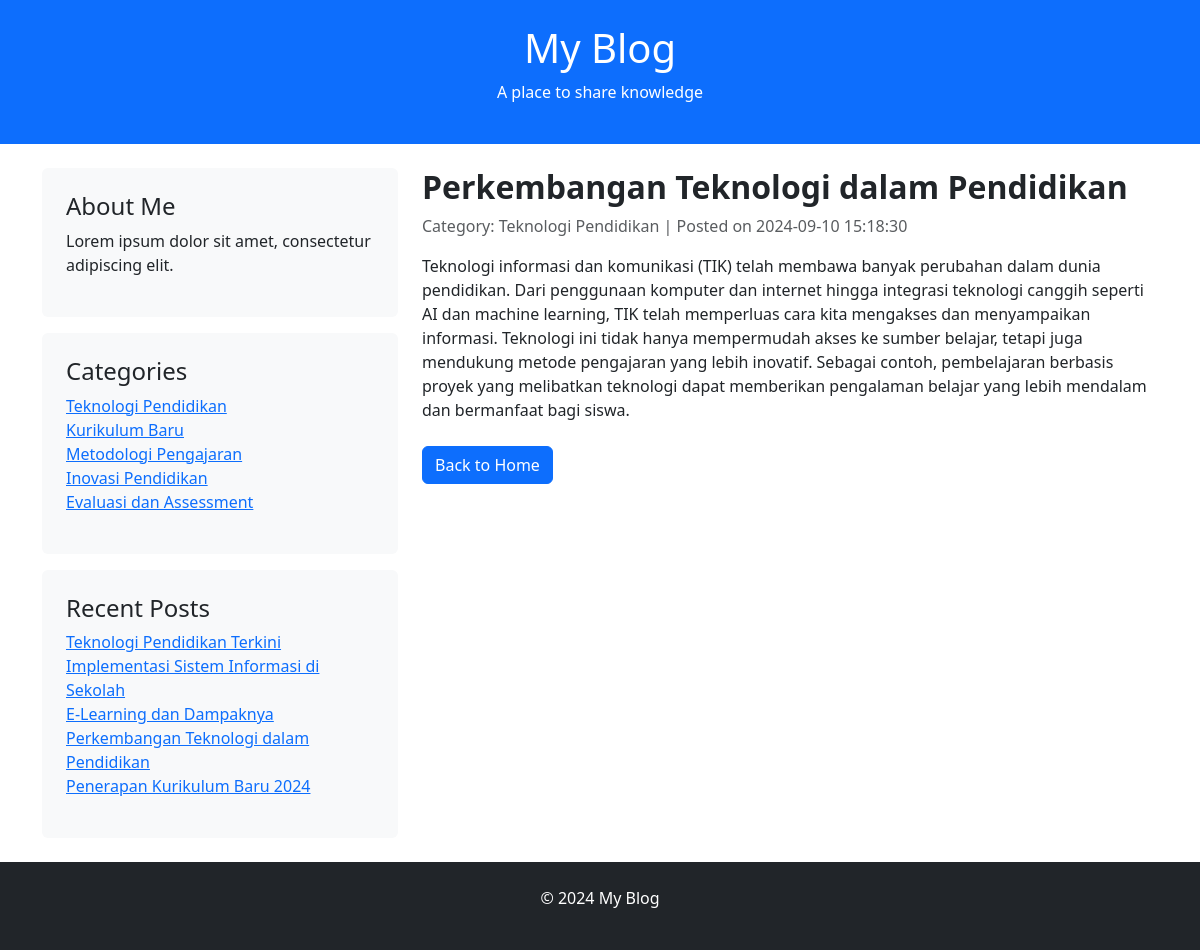
The app's page /post.php?id=4 with its own data.
### tables this page shows
CREATE TABLE `settings` (
  `id` int(11) NOT NULL,
  `title` varchar(100) DEFAULT NULL,
  `slogan` varchar(255) DEFAULT NULL,
  `footer` text DEFAULT NULL
);

CREATE TABLE `categories` (
  `id` int(11) NOT NULL,
  `name` varchar(100) DEFAULT NULL
);

CREATE TABLE `posts` (
  `id` int(11) NOT NULL,
  `title` varchar(255) DEFAULT NULL,
  `content` text DEFAULT NULL,
  `category_id` int(11) DEFAULT NULL,
  `created_at` timestamp NOT NULL DEFAULT current_timestamp()
);

### post.php (the view, shortened to what this page needs)
<?php
include 'db.php';
if (isset($_GET['id'])) {
    $post_id = $_GET['id'];
    $postQuery = "SELECT posts.*, categories.name AS category_name
                  FROM posts
                  JOIN categories ON posts.category_id = categories.id
                  WHERE posts.id = $post_id";
    $postResult = mysqli_query($conn, $postQuery);
    if (mysqli_num_rows($postResult) > 0) {
        $post = mysqli_fetch_assoc($postResult);
    } else {
        echo "Post not found!";
        exit;
    }
} else {
    echo "No post ID provided!";
    exit;
}
?>
<!DOCTYPE html>
<html lang="en">
<head>
    <link href="https://cdn.jsdelivr.net/npm/bootstrap@5.3.0-alpha1/dist/css/bootstrap.min.css" rel="stylesheet">
</head>
<body>
    <header class="bg-primary text-white text-center py-4">
        <?php
        $settingsQuery = "SELECT * FROM settings LIMIT 1";
        $settingsResult = mysqli_query($conn, $settingsQuery);
        $settings = mysqli_fetch_assoc($settingsResult);
        ?>
        <h1><?php echo $settings['title']; ?></h1>
        <p><?php echo $settings['slogan']; ?></p>
    </header>
    <div class="container mt-4">
        <div class="row">
            <aside class="col-md-4">
                <div class="p-4 bg-light rounded">
                    <h4>About Me</h4>
                    <p>Lorem ipsum dolor sit amet, consectetur adipiscing elit.</p>
                </div>
                <div class="p-4 mt-3 bg-light rounded">
                    <h4>Categories</h4>
                    <ul class="list-unstyled">
                        <?php
                        $categoriesQuery = "SELECT * FROM categories";
                        $categoriesResult = mysqli_query($conn, $categoriesQuery);
                        while ($category = mysqli_fetch_assoc($categoriesResult)) {
                            echo "<li><a href='#'>{$category['name']}</a></li>";
                        }
                        ?>
                    </ul>
                </div>
                <div class="p-4 mt-3 bg-light rounded">
                    <h4>Recent Posts</h4>
                    <ul class="list-unstyled">
                        <?php
                        $recentPostsQuery = "SELECT id, title FROM posts ORDER BY created_at DESC LIMIT 5";
                        $recentPostsResult = mysqli_query($conn, $recentPostsQuery);
                        while ($recentPost = mysqli_fetch_assoc($recentPostsResult)) {
                            echo "<li><a href='post.php?id={$recentPost['id']}'>{$recentPost['title']}</a></li>";
                        }
                        ?>
                    </ul>
                </div>
            </aside>
            <main class="col-md-8">
                <div class="mb-4">
                    <h2 class="fw-bold"><?php echo $post['title']; ?></h2>
                    <p class="text-muted">Category: <?php echo $post['category_name']; ?> | Posted on <?php echo $post['created_at']; ?></p>
                    <p><?php echo $post['content']; ?></p>
                </div>
                <a href="index.php" class="btn btn-primary">Back to Home</a>
            </main>
        </div>
    </div>
    <footer class="bg-dark text-white text-center py-4 mt-4">
        <p><?php echo $settings['footer']; ?></p>
    </footer>
</body>
</html>

### records on screen
settings: title "My Blog", slogan "A place to share knowledge", footer "© 2024 My Blog"
categories: name "Teknologi Pendidikan"
categories: name "Kurikulum Baru"
categories: name "Metodologi Pengajaran"
categories: name "Inovasi Pendidikan"
categories: name "Evaluasi dan Assessment"
posts: title "Teknologi Pendidikan Terkini"
posts: title "Implementasi Sistem Informasi di Sekolah"
posts: title "E-Learning dan Dampaknya"
posts: title "Perkembangan Teknologi dalam Pendidikan", category.name "Teknologi Pendidikan", created_at "2024-09-10 15:18:30", content "Teknologi informasi dan komunikasi (TIK) telah membawa banyak perubahan dalam dunia pendidikan. Dari penggunaan komputer dan internet hingga integrasi teknologi canggih seperti AI dan machine learning, TIK telah memperluas cara kita mengakses dan menyampaikan informasi. Teknologi ini tidak hanya mempermudah akses ke sumber belajar, tetapi juga mendukung metode pengajaran yang lebih inovatif. Sebagai contoh, pembelajaran berbasis proyek yang melibatkan teknologi dapat memberikan pengalaman belajar yang lebih mendalam dan bermanfaat bagi siswa."
posts: title "Penerapan Kurikulum Baru 2024"
